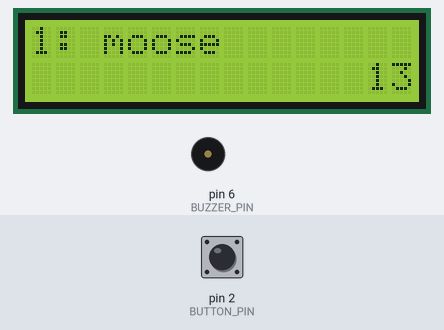
This sketch was run on a simulated Arduino Uno, built with avr-gcc and run on an emulated ATmega328P. Shown: 16×2 character LCD, buzzer (waves = sounding). Inputs (shaded band) come from the test bench; at power-on: pin 2 (BUTTON_PIN) HIGH. Random numbers use the default seed unless the sketch sets one. At 42.3 s the program stops and its outputs stay as they are.

Above: at 7.2 s.
7.3 s: pin 2 (BUTTON_PIN) pulled LOW for 3.2 s
At 11.6 s:
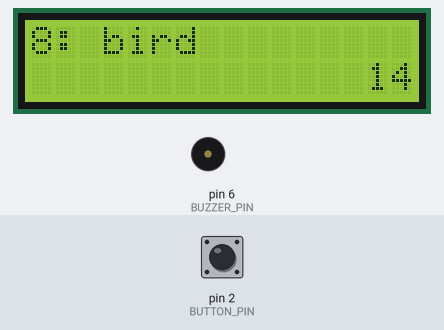
12.0 s: pin 2 (BUTTON_PIN) pulled LOW for 0.15 s
At 14.3 s:
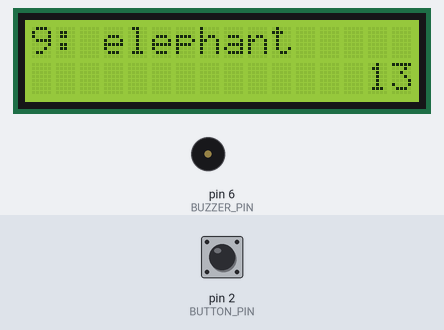
15.0 s: pin 2 (BUTTON_PIN) pulled LOW for 1 s
At 17.3 s:
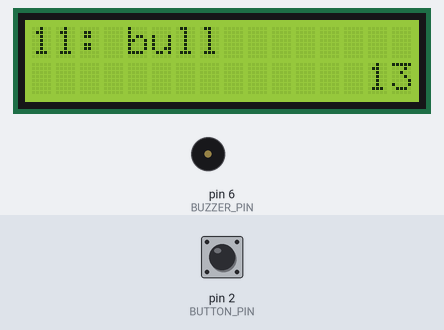
17.8 s: pin 2 (BUTTON_PIN) pulled LOW for 0.15 s
At 19.9 s:
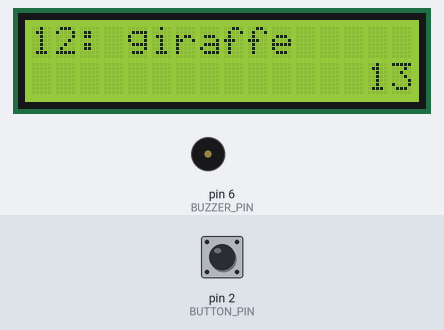
20.8 s: pin 2 (BUTTON_PIN) pulled LOW for 3.2 s
At 25.2 s:
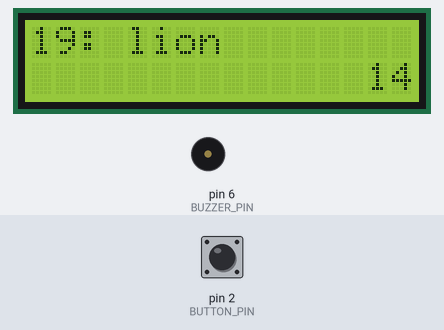
25.5 s: pin 2 (BUTTON_PIN) pulled LOW for 0.15 s
At 43.2 s:
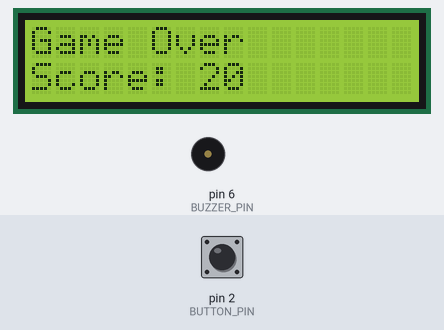
Timing chart, 0 to 43.8 s (numbered marks = the images above; inputs shaded):
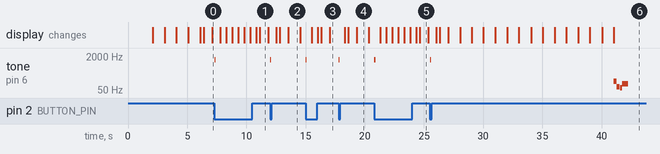

Measured:
- after the input at 7.3 s, tone on pin 6 (BUZZER_PIN): silent → 1318 Hz at once, → silent 0.10 s later
- after the input at 12.0 s, tone on pin 6 (BUZZER_PIN): silent → 1318 Hz at once, → silent 0.10 s later
- after the input at 15.0 s, tone on pin 6 (BUZZER_PIN): silent → 1318 Hz at once, → silent 0.10 s later
- after the input at 17.8 s, tone on pin 6 (BUZZER_PIN): silent → 1318 Hz at once, → silent 0.10 s later
- after the input at 20.8 s, tone on pin 6 (BUZZER_PIN): silent → 1318 Hz at once, → silent 0.10 s later
- what the display in image 1 shows lasts 0.8 s, from 11.1 s to 11.9 s
- what the display in image 2 shows lasts 1.0 s, from 13.5 s to 14.5 s

The sketch:

4C-DIYWhoAmI.ino
```cpp
/*
  SparkFun Inventor’s Kit
  Circuit 4C - Heads Up Game

  This is a DIY version of the popular Heads Up party game. To play, one person resets the RedBoard and holds the LCD
  facing away from them so that they cannot see it (usually on their forehead). The display will show a short countdown
  then display random words. The other player(s) who can see the screen must yell out clues until time runs out or the player
  guesses what word is on the screen. If they guess correctly, they can press the button on the breadboard and another word
  will be displayed.

  This sketch was written by SparkFun Electronics, with lots of help from the Arduino community
  and modified by Mitchell Griest in the summer of 2020.
  This code is completely free for any use.

  View circuit diagram and instructions at: https://learn.sparkfun.com/tutorials/sparkfun-inventors-kit-experiment-guide---v41
  Download drawings and code at: https://github.com/sparkfun/SIK-Guide-Code
*/

#include <LiquidCrystal.h>

// Follows the wiring diagram on page 84 of the SIK Guide
LiquidCrystal lcd(13, 12, 11, 10, 9, 8);

// ----------------------- VARIABLE SETUP -----------------------

const int BUTTON_PIN = 2;
const int BUZZER_PIN = 6;

const int LCD_WIDTH = 16;
const int LCD_HEIGHT = 2;

const long TIME_LIMIT = 15 * 1000; // 15 seconds

long startTime = 0;
int timeLeftToGuessCurrentWord = 0;
int roundNumber;

const int NUM_OPTIONS = 25;

const char* category = "Animals";
const char* ANIMALS[NUM_OPTIONS] = {"moose", "beaver", "bear", "goose", "dog", "cat", "squirrel", "bird", "elephant", "horse",
                                    "bull", "giraffe", "seal", "bat", "skunk", "turtle", "whale", "rhino", "lion", "monkey",
                                    "frog", "alligator", "kangaroo", "hippo", "rabbit"
                                   };

int randomSequence[] = { -1, -1, -1, -1, -1, -1, -1, -1, -1, -1, -1, -1, -1, -1, -1, -1, -1, -1, -1, -1, -1, -1, -1, -1, -1};

const int E4 = 130;
const int G3 = 73;
const int E3 = 65;
const int C3 = 98;
const int E6 = 1318;
const int G6 = 1567;
const int E7 = 2637;
const int C7 = 2093;
const int D7 = 2349;
const int G7 = 3135;

// ----------------------- CORE EXECUTION -----------------------

void setup() {
  pinMode(BUTTON_PIN, INPUT_PULLUP);
  lcd.begin(LCD_WIDTH, LCD_HEIGHT);
  generateRandomOrder();
  showStartSequence();
}

void loop() {
  for (int i = 0; i < NUM_OPTIONS; i++) {
    lcd.clear();
    roundNumber = i + 1;

    showRoundNumber();
    showNextWordInRandomSequence();

    startTime = millis();

    while (!buttonIsPressed()) {
      int roundedTimeRemaining = getRoundedTimeRemaining();
      showRoundedTimeRemaining(roundedTimeRemaining);
      debounce();

      if (timeIsUp()) gameOver();
      if (buttonIsPressed()) playShortTone();
    }

    shortPauseBetweenRounds();
  }
  winner();
}

// ----------------------- HELPER FUNCTIONS -----------------------

void generateRandomOrder() {
  randomSeed(analogRead(0));
  for (int i = 0; i < NUM_OPTIONS; i++) {
    int currentNumber = random(0, NUM_OPTIONS);
    while (isIn(currentNumber, randomSequence, NUM_OPTIONS)) currentNumber = random(0, NUM_OPTIONS);
    randomSequence[i] = currentNumber;
  }
}

void showStartSequence() {
  showCategory();
  showGetReadyMessage();
  showCountDown(3);
}

void showCategory() {
  lcd.clear();
  lcd.setCursor(3, 0);
  lcd.print("Category: ");
  lcd.setCursor(3, 1);
  lcd.print(category);
  delay(2000);
}

void showGetReadyMessage() {
  lcd.clear();
  lcd.print("Get ready!");
  delay(1000);
}

void showCountDown(int from) {
  for (int i = from; i > 0; i--) {
    lcd.clear();
    lcd.setCursor(7, 0);
    lcd.print(i);
    delay(1000);
  }
}

void showRoundNumber() {
  lcd.print(roundNumber);
  lcd.print(": ");
}

void showNextWordInRandomSequence() {
  lcd.print(ANIMALS[roundNumber - 1]);
}

int getRoundedTimeRemaining() {
  long ellpasedTime = millis() - startTime;
  return round((TIME_LIMIT - ellpasedTime ) / 1000);
}

void showRoundedTimeRemaining(int roundedTimeRemaining) {
  lcd.setCursor(14, 1);
  lcd.print("  "); // Clear the previous number
  lcd.setCursor(14, 1);
  lcd.print(roundedTimeRemaining);
}

void debounce() {
  delay(15);
}

boolean timeIsUp() {
  long ellapsedTime = millis() - startTime;
  return ellapsedTime > TIME_LIMIT;
}

void gameOver() {
  showGameOverMessage();
  showScore();
  playLosingFogHorn();
  stayHereForever();
}

void showGameOverMessage() {
  lcd.clear();
  lcd.setCursor(0, 0);
  lcd.print("Game Over");
}

void showScore() {
  lcd.setCursor(0, 1);
  lcd.print("Score: ");
  lcd.print(roundNumber);
}

void playLosingFogHorn() {
  tone(BUZZER_PIN, E4, 250);
  delay(275);
  tone(BUZZER_PIN, G3, 250);
  delay(275);
  tone(BUZZER_PIN, E3, 150);
  delay(175);
  tone(BUZZER_PIN, C3, 500);
  delay(500);
}

void playShortTone() {
  tone(BUZZER_PIN, E6, 100);
}

void shortPauseBetweenRounds() {
  delay(500);
}

void winner() {
  showYouWinMessage();
  play1UpNoise();
  stayHereForever();
}

void showYouWinMessage() {
  lcd.clear();
  lcd.setCursor(7, 0);
  lcd.print("YOU");
  lcd.setCursor(7, 1);
  lcd.print("WIN!");
}

void play1UpNoise() {
  tone(BUZZER_PIN, E6, 150);
  delay(175);
  tone(BUZZER_PIN, G6, 150);
  delay(175);
  tone(BUZZER_PIN, E7, 150);
  delay(175);
  tone(BUZZER_PIN, C7, 150);
  delay(175);
  tone(BUZZER_PIN, D7, 150);
  delay(175);
  tone(BUZZER_PIN, G7, 500);
  delay(500);
}

void stayHereForever() {
  while (true) {}
}
```

Utility.ino
```cpp
boolean isIn(int targetNumber, int sequence[], int len) {
  for (int i = 0; i < len; i++) {
    if (sequence[i] == targetNumber) return true;
  }
  return false;
}

boolean buttonIsPressed() {
  return digitalRead(BUTTON_PIN) == LOW;
}
```
